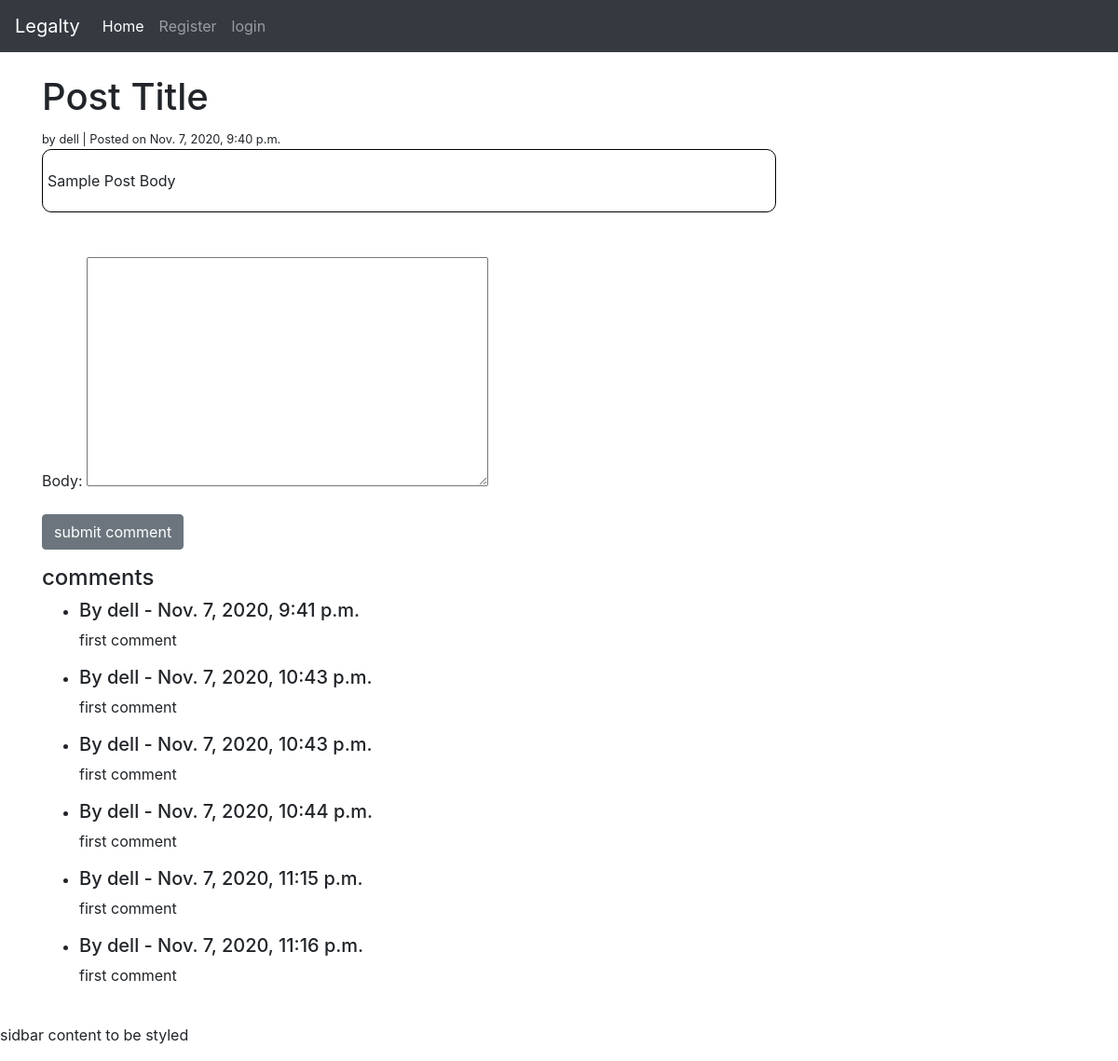
Before: /post/39 with the older database file.
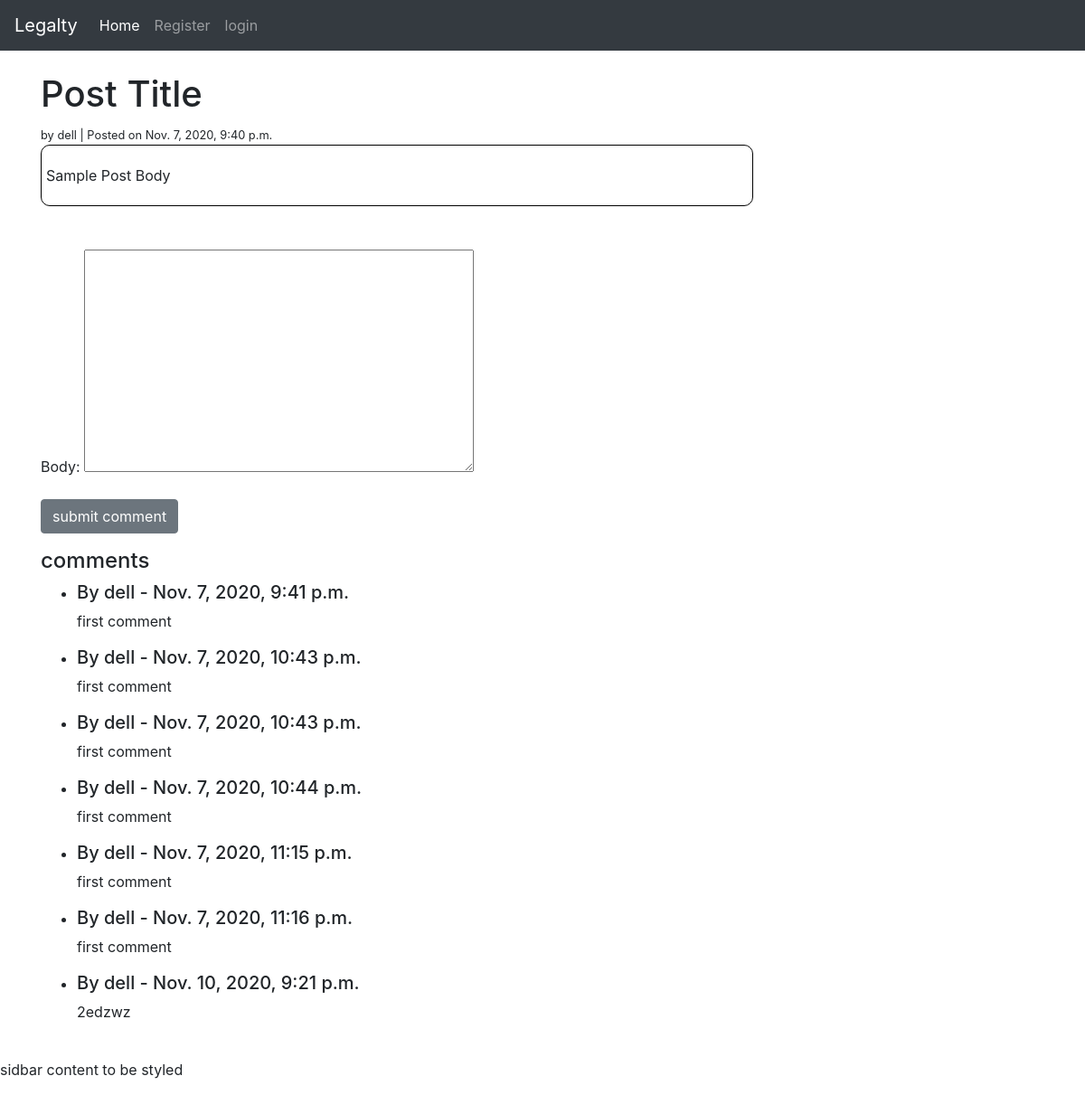
After: the same page with the newer database file.
### posts/models.py (models this page shows, shortened)
class Post_reply (models.Model):
    author = models.ForeignKey(User, on_delete=models.CASCADE)
    post_id = models.ForeignKey( Post , on_delete=models.CASCADE , related_name="comments")
    body = models.TextField()
    date_added = models.DateTimeField(default=timezone.now)
    class Meta:
        ordering = ('date_added' , )

### posts/views.py (the view)
def display_post_details(request, pk):
    form = Post_replyCreateForm( request.POST or None)
    if form.is_valid():
        form.instance.author = request.user
        form.instance.post_id = Post.objects.get(pk=pk)
        form.save()
        form = Post_replyCreateForm()
    try:
        post = Post.objects.get(pk=pk)
    except Post.DoesNotExist:
        return HttpResponseNotFound("Page not found")
    queryset = Post_reply.objects.filter(post_id__pk=pk)
    context = {
        'post': post,
        'form' : form ,
        'replyset': queryset
    }
    return render(request, 'details_post_and_reply.html', context)

### posts/forms.py
class Post_replyCreateForm ( forms.ModelForm):
    class Meta:
        model = Post_reply
        fields = { 'body' }
    widgets = {
        'body': forms.Textarea(attrs={'class': 'form-control'})
    }

### posts/templates/details_post_and_reply.html (shortened to what this page needs)
{% extends 'base.html' %}
{% block content %}
<h1>{{ post.title}}</h1>
<small> by {{ post.author.username }} | Posted on {{ post.created }} </small>
<br/>
<div class="box">
<p> {{ post.body|safe }}</p>
</div>
<br/>
<br/>
<div>
    <form method="POST">
        <div class="form-group">
        {% csrf_token %}{{ form.as_p }}
        <button class="btn btn-secondary"> submit comment </button>
        </div>
    </form>
</div>
<h4>comments</h4>
<ul>
    {% for reply in  replyset %}
    <li>
        <h5> By {{ reply.author.username }} - {{ reply.date_added }} </h5>
        <p> {{ reply.body }}</p>
    </li>
    {% endfor %}
</ul>
<br>
 {% endblock %}

Changed rows visible on the page:
added Post_reply: author.username "dell", date_added "Nov. 10, 2020, 9:21 p.m.", body "2edzwz"
